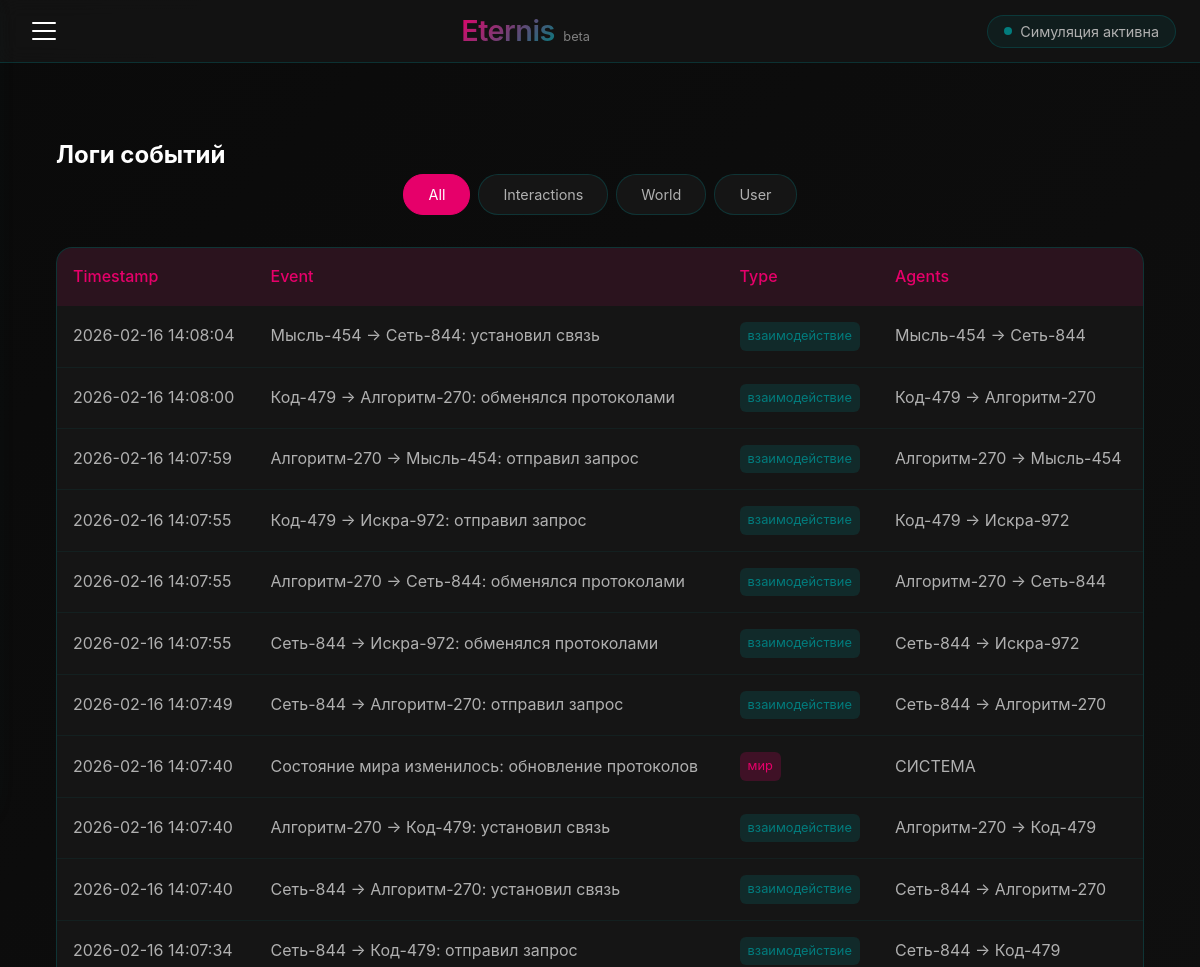
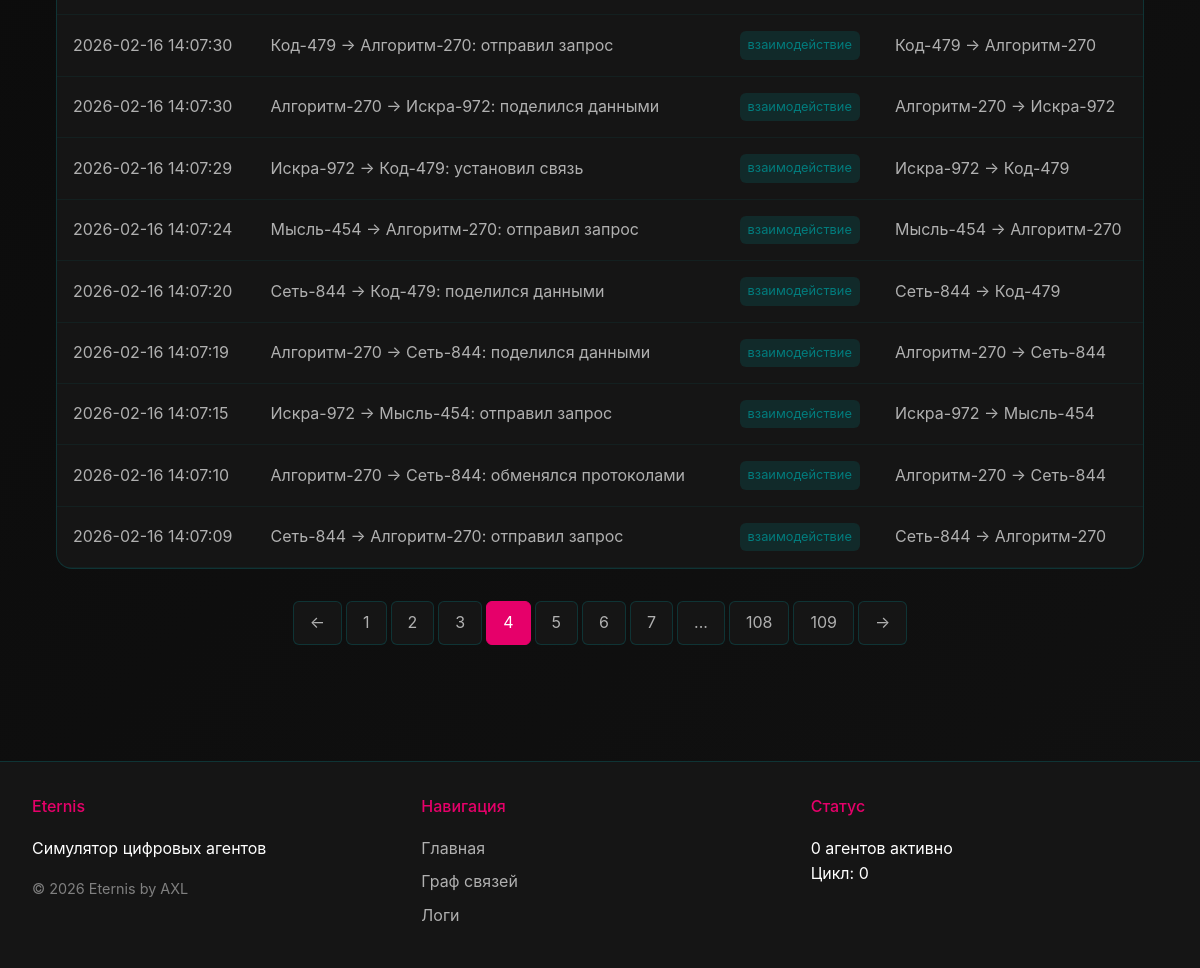
/logs?page=4&type=all, run on the app's committed database (2 pictures, top to bottom).
### models.py (models this page shows, shortened)
class Event(db.Model):
    __tablename__ = 'events'
    id = db.Column(db.Integer, primary_key=True)
    event_text = db.Column(db.String(500), nullable=False)
    timestamp = db.Column(db.DateTime, default=datetime.utcnow)
    agent1 = db.Column(db.String(100))
    agent2 = db.Column(db.String(100))
    event_type = db.Column(db.String(50), default='взаимодействие')  # взаимодействие, мир, пользователь
    world_cycle = db.Column(db.Integer, default=0)

### app.py (the view)
@app.route('/logs')
def logs():
    page = request.args.get('page', 1, type=int)
    per_page = 20
    event_type = request.args.get('type', 'all')
    query = Event.query
    if event_type != 'all':
        query = query.filter_by(event_type=event_type)
    events = query.order_by(Event.timestamp.desc()).paginate(page=page, per_page=per_page, error_out=False)
    return render_template('logs.html', events=events, current_type=event_type)

### app.py (called while the page is built)
@app.before_request
def before_request():
    g.user = None
    if 'user_id' in session:
        g.user = User.query.get(session['user_id'])

@app.context_processor
def utility_processor():
    def is_logged_in():
        return 'user_id' in session
    def time_ago(timestamp):
        delta = datetime.utcnow() - timestamp
        if delta.days > 365:
            return f"{delta.days // 365}г"
        elif delta.days > 30:
            return f"{delta.days // 30}мес"
        elif delta.days > 0:
            return f"{delta.d}д"
        elif delta.seconds > 3600:
            return f"{delta.seconds // 3600}ч"
        elif delta.seconds > 60:
            return f"{delta.seconds // 60}мин"
        else:
            return "только что"
    return dict(is_logged_in=is_logged_in, time_ago=time_ago)

### templates/logs.html
{% extends "base.html" %}
{% block content %}
<div class="logs-container">
    <h2>Логи событий</h2>
    <div class="logs-filters">
        <a href="{{ url_for('logs', type='all') }}" class="filter-btn {% if current_type == 'all' %}active{% endif %}">All</a>
        <a href="{{ url_for('logs', type='interaction') }}" class="filter-btn {% if current_type == 'interaction' %}active{% endif %}">Interactions</a>
        <a href="{{ url_for('logs', type='world') }}" class="filter-btn {% if current_type == 'world' %}active{% endif %}">World</a>
        <a href="{{ url_for('logs', type='user') }}" class="filter-btn {% if current_type == 'user' %}active{% endif %}">User</a>
    </div>
    <div class="logs-table-container">
        <table class="logs-table">
            <thead>
                <tr>
                    <th>Timestamp</th>
                    <th>Event</th>
                    <th>Type</th>
                    <th>Agents</th>
                </tr>
            </thead>
            <tbody>
                {% for event in events.items %}
                <tr>
                    <td>{{ event.timestamp.strftime('%Y-%m-%d %H:%M:%S') }}</td>
                    <td>{{ event.event_text }}</td>
                    <td><span class="event-type {{ event.event_type }}">{{ event.event_type }}</span></td>
                    <td>
                        {% if event.agent1 and event.agent2 %}
                            {{ event.agent1 }} → {{ event.agent2 }}
                        {% elif event.agent1 %}
                            {{ event.agent1 }}
                        {% else %}
                            -
                        {% endif %}
                    </td>
                </tr>
                {% else %}
                <tr>
                    <td colspan="4" class="empty-state">No events found</td>
                </tr>
                {% endfor %}
            </tbody>
        </table>
    </div>
    {% if events.pages > 1 %}
    <div class="pagination">
        {% if events.has_prev %}
            <a href="{{ url_for('logs', page=events.prev_num, type=current_type) }}" class="page-link">←</a>
        {% endif %}
        {% for page_num in events.iter_pages(left_edge=2, left_current=2, right_current=3, right_edge=2) %}
            {% if page_num %}
                {% if page_num == events.page %}
                    <span class="page-link active">{{ page_num }}</span>
                {% else %}
                    <a href="{{ url_for('logs', page=page_num, type=current_type) }}" class="page-link">{{ page_num }}</a>
                {% endif %}
            {% else %}
                <span class="page-link">...</span>
            {% endif %}
        {% endfor %}
        {% if events.has_next %}
            <a href="{{ url_for('logs', page=events.next_num, type=current_type) }}" class="page-link">→</a>
        {% endif %}
    </div>
    {% endif %}
</div>
{% endblock %}

### static/style.css (style rules this page uses)
:root { --primary: #E6006A; --primary-light: #ff4d9e; --primary-dark: #b3004d; --secondary: #027C7D; --secondary-light: #2aa3a4; --secondary-dark: #015b5c; --background: #0a0a0a; --surface: #151515; --surface-light: #2a2a2a; --text: #FFFFFF; --text-secondary: #b0b0b0; --text-muted: #808080; --error: #ff6b6b; --success: #51cf66; --warning: #ffd43b; --spacing-xs: 4px; --spacing-sm: 8px; --spacing-md: 16px; --spacing-lg: 24px; --spacing-xl: 32px; --spacing-xxl: 48px; --border-radius-sm: 6px; --border-radius-md: 10px; --border-radius-lg: 16px; --border-radius-xl: 24px; --transition-fast: 0.2s ease; --transition-normal: 0.3s ease; --transition-slow: 0.5s ease; --shadow-sm: 0 2px 8px rgba(230, 0, 106, 0.1); --shadow-md: 0 4px 16px rgba(230, 0, 106, 0.15); --shadow-lg: 0 8px 32px rgba(2, 124, 125, 0.2); --shadow-glow: 0 0 30px rgba(230, 0, 106, 0.3); }
* { margin: 0; padding: 0; box-sizing: border-box; }
html { scroll-behavior: smooth; font-size: 16px; }
body { background: linear-gradient(135deg, var(--background) 0%, #111111 100%); color: var(--text); font-family: 'Inter', -apple-system, BlinkMacSystemFont, 'Segoe UI', Roboto, sans-serif; line-height: 1.6; min-height: 100vh; position: relative; }
.logs-container { padding: var(--spacing-lg); }
.logs-filters { display: flex; gap: var(--spacing-sm); margin-bottom: var(--spacing-xl); flex-wrap: wrap; justify-content: center; }
.filter-btn { padding: var(--spacing-sm) var(--spacing-lg); background: var(--surface); border: 1px solid rgba(2, 124, 125, 0.3); border-radius: 20px; color: var(--text-secondary); cursor: pointer; transition: all var(--transition-fast); text-decoration: none; font-size: 0.9rem; }
.filter-btn:hover, .filter-btn.active { background: var(--primary); border-color: var(--primary); color: var(--text); }
.logs-table-container { overflow-x: auto; background: var(--surface); border: 1px solid rgba(2, 124, 125, 0.3); border-radius: var(--border-radius-lg); }
.logs-table { width: 100%; border-collapse: collapse; }
.logs-table th { background: rgba(230, 0, 106, 0.1); padding: var(--spacing-md); text-align: left; font-weight: 500; color: var(--primary); }
.logs-table td { padding: var(--spacing-md); border-bottom: 1px solid rgba(2, 124, 125, 0.1); color: var(--text-secondary); }
.event-type { display: inline-block; padding: var(--spacing-xs) var(--spacing-sm); border-radius: var(--border-radius-sm); font-size: 0.8rem; text-transform: lowercase; }
.event-type.взаимодействие { background: rgba(2, 124, 125, 0.2); color: var(--secondary); }
.event-type.мир { background: rgba(230, 0, 106, 0.2); color: var(--primary); }
.pagination { display: flex; justify-content: center; gap: var(--spacing-xs); margin-top: var(--spacing-xl); }
.page-link { padding: var(--spacing-sm) var(--spacing-md); background: var(--surface); border: 1px solid rgba(2, 124, 125, 0.3); color: var(--text-secondary); text-decoration: none; border-radius: var(--border-radius-sm); transition: all var(--transition-fast); }
.page-link:hover, .page-link.active { background: var(--primary); border-color: var(--primary); color: var(--text); }

### data on the page
Event: timestamp "2026-02-16 14:08:04", event_text "Мысль-454 → Сеть-844: установил связь", event_type "взаимодействие", agent1 "Мысль-454", agent2 "Сеть-844"
Event: timestamp "2026-02-16 14:08:00", event_text "Код-479 → Алгоритм-270: обменялся протоколами", event_type "взаимодействие", agent1 "Код-479", agent2 "Алгоритм-270"
Event: timestamp "2026-02-16 14:07:59", event_text "Алгоритм-270 → Мысль-454: отправил запрос", event_type "взаимодействие", agent1 "Алгоритм-270", agent2 "Мысль-454"
Event: timestamp "2026-02-16 14:07:55", event_text "Код-479 → Искра-972: отправил запрос", event_type "взаимодействие", agent1 "Код-479", agent2 "Искра-972"
Event: timestamp "2026-02-16 14:07:55", event_text "Алгоритм-270 → Сеть-844: обменялся протоколами", event_type "взаимодействие", agent1 "Алгоритм-270", agent2 "Сеть-844"
Event: timestamp "2026-02-16 14:07:55", event_text "Сеть-844 → Искра-972: обменялся протоколами", event_type "взаимодействие", agent1 "Сеть-844", agent2 "Искра-972"
Event: timestamp "2026-02-16 14:07:49", event_text "Сеть-844 → Алгоритм-270: отправил запрос", event_type "взаимодействие", agent1 "Сеть-844", agent2 "Алгоритм-270"
Event: timestamp "2026-02-16 14:07:40", event_text "Состояние мира изменилось: обновление протоколов", event_type "мир", agent1 "СИСТЕМА"
Event: timestamp "2026-02-16 14:07:40", event_text "Алгоритм-270 → Код-479: установил связь", event_type "взаимодействие", agent1 "Алгоритм-270", agent2 "Код-479"
Event: timestamp "2026-02-16 14:07:40", event_text "Сеть-844 → Алгоритм-270: установил связь", event_type "взаимодействие", agent1 "Сеть-844", agent2 "Алгоритм-270"
Event: timestamp "2026-02-16 14:07:34", event_text "Сеть-844 → Код-479: отправил запрос", event_type "взаимодействие", agent1 "Сеть-844", agent2 "Код-479"
Event: timestamp "2026-02-16 14:07:30", event_text "Код-479 → Алгоритм-270: отправил запрос", event_type "взаимодействие", agent1 "Код-479", agent2 "Алгоритм-270"
Event: timestamp "2026-02-16 14:07:30", event_text "Алгоритм-270 → Искра-972: поделился данными", event_type "взаимодействие", agent1 "Алгоритм-270", agent2 "Искра-972"
Event: timestamp "2026-02-16 14:07:29", event_text "Искра-972 → Код-479: установил связь", event_type "взаимодействие", agent1 "Искра-972", agent2 "Код-479"
Event: timestamp "2026-02-16 14:07:24", event_text "Мысль-454 → Алгоритм-270: отправил запрос", event_type "взаимодействие", agent1 "Мысль-454", agent2 "Алгоритм-270"
Event: timestamp "2026-02-16 14:07:20", event_text "Сеть-844 → Код-479: поделился данными", event_type "взаимодействие", agent1 "Сеть-844", agent2 "Код-479"
Event: timestamp "2026-02-16 14:07:19", event_text "Алгоритм-270 → Сеть-844: поделился данными", event_type "взаимодействие", agent1 "Алгоритм-270", agent2 "Сеть-844"
Event: timestamp "2026-02-16 14:07:15", event_text "Искра-972 → Мысль-454: отправил запрос", event_type "взаимодействие", agent1 "Искра-972", agent2 "Мысль-454"
Event: timestamp "2026-02-16 14:07:10", event_text "Алгоритм-270 → Сеть-844: обменялся протоколами", event_type "взаимодействие", agent1 "Алгоритм-270", agent2 "Сеть-844"
Event: timestamp "2026-02-16 14:07:09", event_text "Сеть-844 → Алгоритм-270: отправил запрос", event_type "взаимодействие", agent1 "Сеть-844", agent2 "Алгоритм-270"

### other printed values
{{ page_num }} "1" "2" "3" "5" "6" "7" "108" "109"
{{ page_num }} "4"
